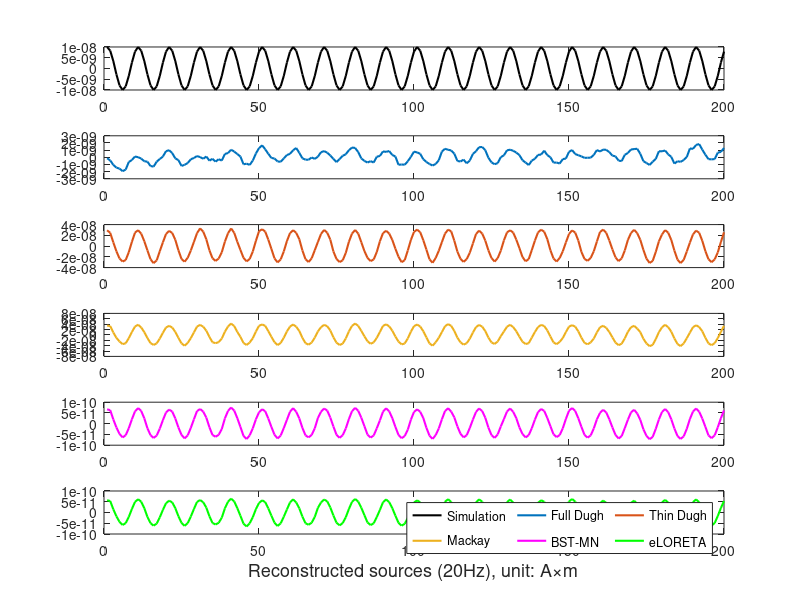

Reproduce this figure in MATLAB.
% For plotting original and estimated activities of 20Hz seed:
figure(1);
row_num = 1;

% % For plotting original and estimated activities of 45Hz seed:
% figure(2);
% row_num = 2;

load('temporal_comparison_for_plotting.mat');
step =50;
hold on;
axis on;
TT=200;
subplot(6,1,1);
h{1}=plot(1:TT,X_norm_simu(row_num,1:TT),'-',"Color",'black','LineWidth',1.5);
set(gca,'XTick',[0:step:TT]); xlim([0,TT]);
subplot(6,1,2);
h{2}=plot(1:TT,X_norm_est_fulldugh(row_num,1:TT),"Color",[0 0.4470 0.7410],'LineWidth',1.5);
set(gca,'XTick',[0:step:TT]); xlim([0,TT]);
subplot(6,1,3);
h{3}=plot(1:TT,X_norm_est_thindugh(row_num,1:TT),"Color",[0.8500 0.3250 0.0980],'LineWidth',1.5);
set(gca,'XTick',[0:step:TT]); xlim([0,TT]);
ax4=subplot(6,1,4);
h{4}=plot(1:TT,X_norm_est_mackay(row_num,1:TT),"Color",[0.9290 0.6940 0.1250],'LineWidth',1.5);
set(gca,'XTick',[0:step:TT]); xlim([0,TT]);
ax5=subplot(6,1,5);
h{5}=plot(1:TT,X_norm_est_bstmn(row_num,1:TT),"Color",[1 0 1],'LineWidth',1.5);
set(gca,'XTick',[0:step:TT]); xlim([0,TT]);
ax6=subplot(6,1,6);
h{6}=plot(1:TT,X_norm_est_eloreta(row_num,1:TT),"Color",[0 1 0],'LineWidth',1.5);
set(gca,'XTick',[0:step:TT]); xlim([0,TT]);

xlim([0,TT]);
hold off;
if row_num==2
    xlabel({'Reconstructed sources (45Hz), unit: A×m'},'FontSize',13);
    hl = legend([h{1};h{2};h{3};h{4};h{5};h{6}],'Simulation','Full Dugh','Thin Dugh','Mackay','BST-MN','eLORETA','Orientation','horizontal','NumColumns',3);
else
    xlabel({'Reconstructed sources (20Hz), unit: A×m'},'FontSize',13);
    hl = legend([h{1};h{2};h{3};h{4};h{5};h{6}],'Simulation','Full Dugh','Thin Dugh','Mackay','BST-MN','eLORETA','Orientation','horizontal','NumColumns',3);
end